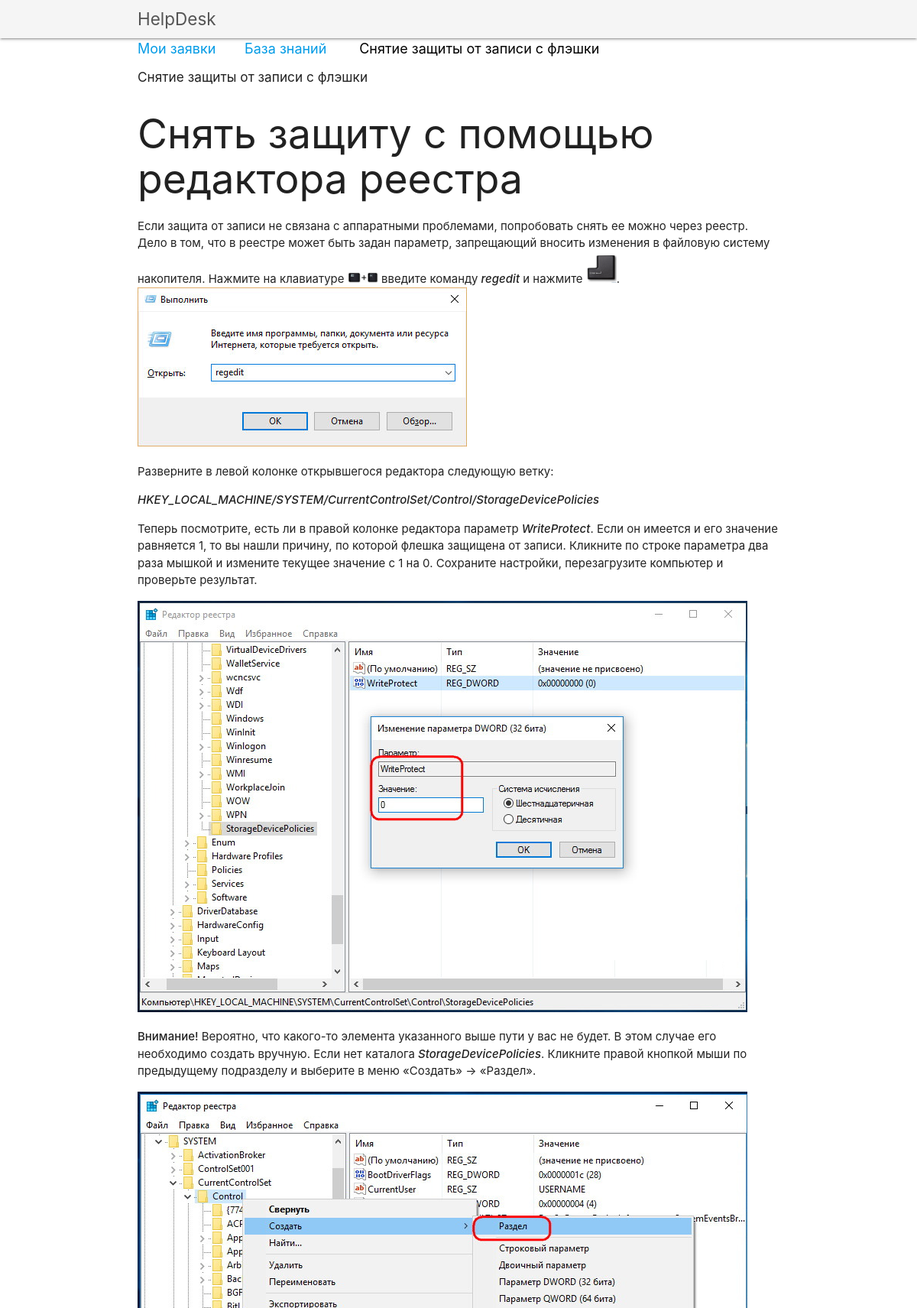
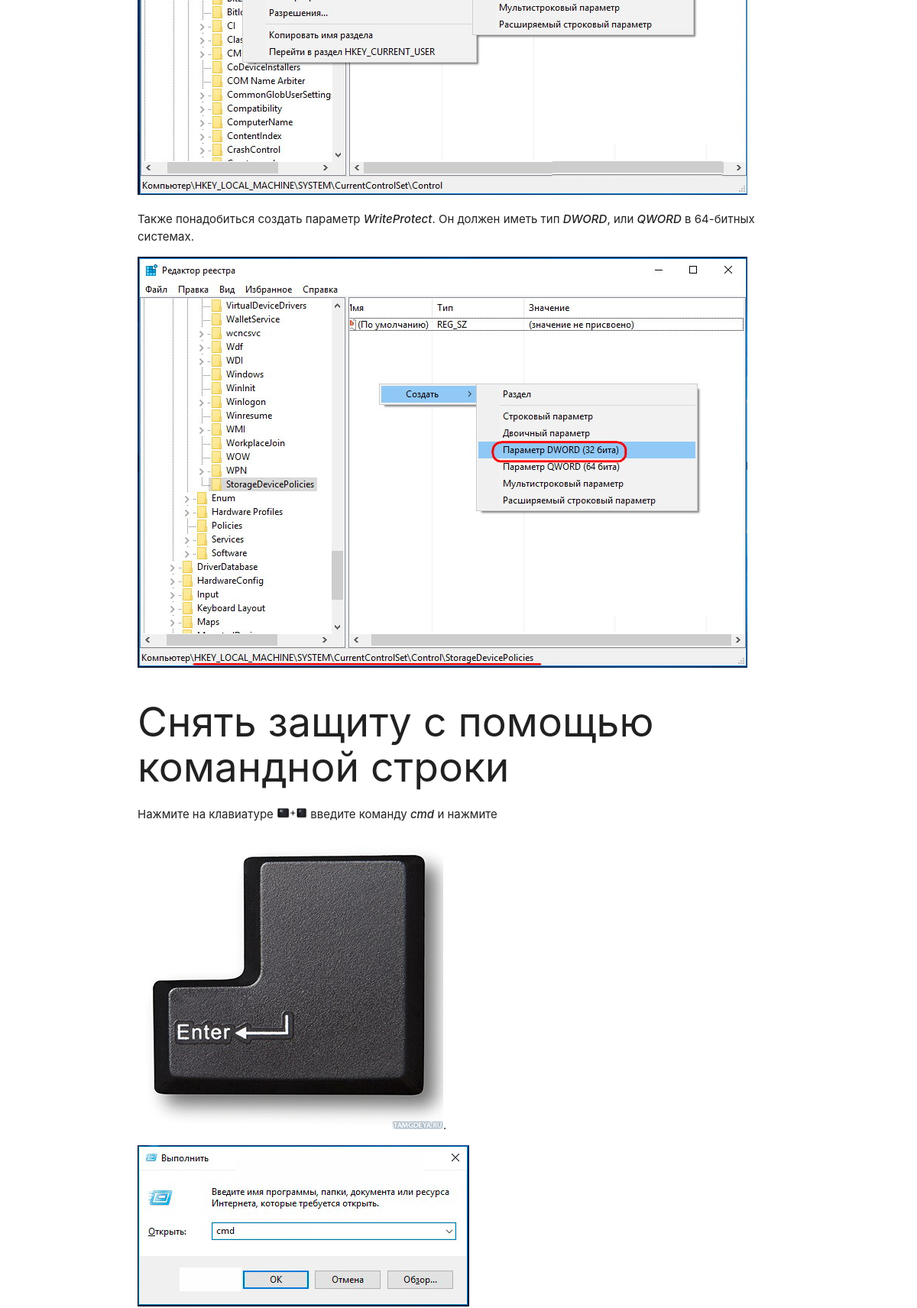
Screenshot of /manual/3/ (upper part) with the database file from the repository (2 pictures, top to bottom).
### help/models.py (models this page shows, shortened)
class Manual(Model):
    title = CharField("Заголовок", max_length = 100)
    content = RichTextUploadingField("Решение")
    class Meta:
        verbose_name = "Руководство пользователя"
        verbose_name_plural = "Руководства пользователя"

### help/views.py (the view)
# urls.py: path('manual/<int:manual_id>/', manual, name='manual'),
def manual(request, manual_id):
    manual = Manual.objects.get(id=manual_id)
    return render(request, 'manual.html', {'manual': manual})

### help/templates/manual.html
{% extends "base.html" %}
{% block content %}
    <a href="{% url 'tickets' %}" class="breadcrumb">Мои заявки</a>
    <a href="{% url 'manuals' %}" class="breadcrumb">База знаний</a>
    <a href="{% url 'manual' manual.id %}" class="breadcrumb" style="pointer-events: none; color: #000000">
      {{ manual.title }}
    </a>
  <h6>{{ manual.title }}</h6>
  {{ manual.content|safe }}
{% endblock content %}

### rows the page displays
Manual: title "Снятие защиты от записи с флэшки", content "Cнять защиту с помощью редактора реестра Если защита от записи не связана с аппаратными проблемами, попробовать снять ее можно через реестр. Дело в том, что в реестре может быть задан параметр, запрещающий вносить изменения в файловую систему накопителя. Нажмите на клавиатуре введите команду regedit и нажмите . Разверните в левой колонке открывшегося редактора следующую ветку: HKEY_LOCAL_MACHINE/SYSTEM/CurrentControlSet/Control/StorageDevicePolicies Теперь посмотрите, есть ли в правой колонке редактора параметр WriteProtect . Если он имеется и его значение равняется 1, то вы нашли причину, по которой флешка защищена от записи. Кликните по строке параметра два раза мышкой и измените текущее…", content (picture)
